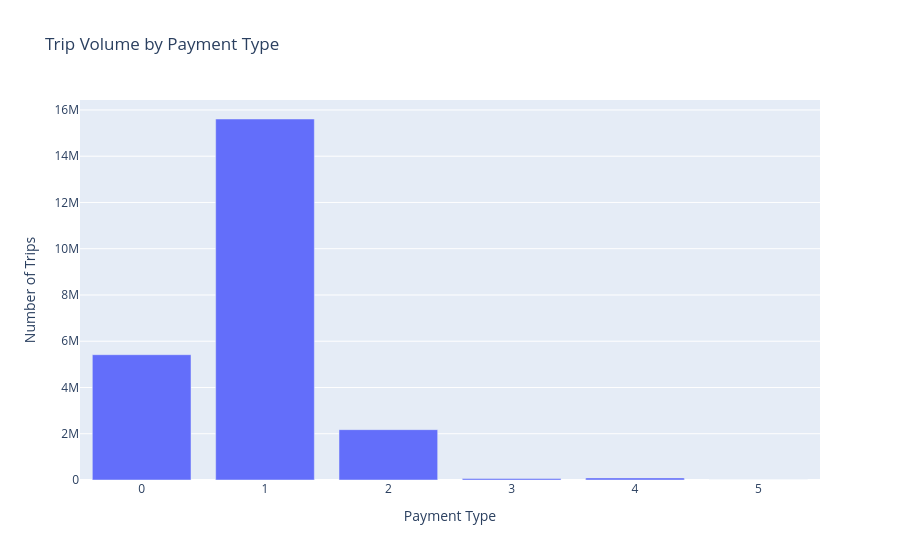

The cell this chart's notebook holds for it:
### Code cell
fig = px.bar(
    payment_type_analysis_pd,
    x="payment_type",
    y="trip_count",
    title="Trip Volume by Payment Type",
    labels={
        "payment_type": "Payment Type",
        "trip_count": "Number of Trips",
    },
)

fig.show()

### Figure 1 — Plotly figure (JSON) as saved in the notebook; plotly's stock layout.template omitted (floating-point values rounded to 4 significant figures)
{"data": [{"hovertemplate": "Payment Type=%{x}<br>Number of Trips=%{y}<extra></extra>", "legendgroup": "", "marker": {"color": "#636efa", "pattern": {"shape": ""}}, "name": "", "orientation": "v", "showlegend": false, "textposition": "auto", "type": "bar", "x": [0, 1, 2, 3, 4, 5], "xaxis": "x", "y": [5417852, 15608319, 2176826, 65131, 91726, 3], "yaxis": "y"}], "layout": {"barmode": "relative", "legend": {"tracegroupgap": 0}, "title": {"text": "Trip Volume by Payment Type"}, "xaxis": {"anchor": "y", "domain": [0, 1], "title": {"text": "Payment Type"}}, "yaxis": {"anchor": "x", "domain": [0, 1], "title": {"text": "Number of Trips"}}}}
